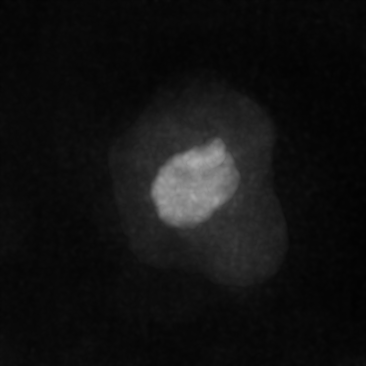
#> input picture proto/test_data/20250801_experimentA_1/Cell/2024-01-21_SD2_63X_bin1_gra-GFP_E122_MO12_10hpf-1.tif, 366 x 366 px; its folder holds only this picture in this run
$ python -i features.py   (imports and definitions only)
#> lines starting #> are read from the running program, lines starting #| are printed output that depends on the picture; after the words box and inside, x2 and y2 are one past the last pixel; in counts of white or black regions, pixels touching at a corner belong together
import numpy as np
from scipy import ndimage
import functools
from typing import Callable, Union, Any
from skimage import measure
from scipy.fft import fft
from skimage.measure import regionprops, manders_coloc_coeff, find_contours
from scipy.spatial import cKDTree
from scipy import stats


def catch_error(default_value: Union[float, tuple, list] = np.nan):
    """
    Decorator that catches exceptions and returns NaN or specified default value.

    Args:
        default_value: Value to return on error (default: np.nan)
    """

    def decorator(func: Callable) -> Callable:
        @functools.wraps(func)
        def wrapper(*args, **kwargs) -> Any:
            try:
                return func(*args, **kwargs)
            except Exception as e:
                # Log the error if needed
                print(f"Error in {func.__name__}: {e}")
                return default_value

        return wrapper

    return decorator


def get_centroid(binary_mask):
    return ndimage.center_of_mass(binary_mask)


# [114 lines left out: functions min_distance_to_object, centroid_distance_to_nucleus, edge_distance_to_nucleus, nuclear_distance_features, touch_area, iou, not called in this run]


def spherical_volume(mask):
    """
    Calculate the volume of a sphere given its surface area.
    :return:
    """
    area = np.sum(mask)
    return (4 / 3) * np.pi * (np.sqrt(area / np.pi)) ** 3


@catch_error()
def get_aspect_ratio(binary_mask):
    """
    Calculate aspect ratio of a binary blob.

    Args:
        binary_mask: 2D binary array where blob pixels are True/1

    Returns:
        float: Aspect ratio (major_axis_length / minor_axis_length)
    """
    # Label the binary mask (required for regionprops)
    labeled_mask = binary_mask.astype(int)

    # Get region properties
    props = regionprops(labeled_mask)

    if len(props) == 0:
        return np.nan

    # Get the first (and should be only) region
    region = props[0]

    # Calculate aspect ratio
    major_axis = region.axis_major_length
    minor_axis = region.axis_minor_length

    if minor_axis == 0:
        return np.nan

    aspect_ratio = major_axis / minor_axis
    return aspect_ratio


# Updated ellipsoid_volume function
@catch_error(default_value=[])
def ellipsoid_volume(mask):
    """
    Calculate the volume of an ellipsoid given its surface area and aspect ratio.
    returns: a tuple of (prolate_volume, oblate_volume) where:
        - prolate_volume assumes the major axis is the longest dimension (like a rugby ball)
        - oblate_volume assumes the minor axis is the longest dimension (like a lentil)
    """

    area = np.sum(mask)
    aspect_ratio = get_aspect_ratio(mask)

    # Calculate ellipsoid volumes
    base_radius = np.sqrt(area / (np.pi * aspect_ratio))
    return (4 / 3) * np.pi * base_radius**3 * aspect_ratio, (
        4 / 3
    ) * np.pi * base_radius**3 / aspect_ratio


# [159 lines left out: functions nuclear_periphery, basic_granule_features, morans_i, intensity_granule_features, not called in this run]


def advanced_granule_features(granule_label_image):
    """
    Calculate advanced features for each granule in the granule label image, such as solidity and convexity and the fourfourier series of the granule boundary.
    """
    data = []
    region_props = measure.regionprops(granule_label_image)

    fourier_series_data = granule_fourier_series(granule_label_image, n_harmonics=25)

    for granule_lbl in region_props:
        granule_data = {
            "GranuleIndex": granule_lbl.label,
            "GranuleSolidity": granule_lbl.solidity,
            "GranuleConvexity": granule_lbl.convex_area / granule_lbl.area
            if granule_lbl.area > 0
            else np.nan,
            "SphericalVolume": spherical_volume(granule_lbl.image),
            "EllipsoidVolumeProlate": ellipsoid_volume(granule_lbl.image)[0],
            "EllipsoidVolumeOblate": ellipsoid_volume(granule_lbl.image)[1],
        }

        # Add Fourier series data for this granule
        fourier_data = next(
            (
                item
                for item in fourier_series_data
                if item["GranuleIndex"] == granule_lbl.label
            ),
            None,
        )
        if fourier_data:
            granule_data.update(fourier_data)

        data.append(granule_data)
    return data


def polar_to_fourier_series(binary_mask, n_harmonics=25):
    """
    Generate Fourier series from polar coordinate data (angles and distances).

        :param binary_mask: binary mask of a single blob (granule)
        :param n_harmonics: Number of Fourier harmonics to keep
    """
    # Sort by angle to ensure proper ordering
    contours = measure.find_contours(binary_mask.astype(float), 0.5)

    if len(contours) == 0:
        return np.nan

    # Use the longest contour (main boundary)
    boundary = contours[0]

    # Get centroid
    centroid = ndimage.center_of_mass(binary_mask)
    cy, cx = centroid

    # Extract boundary coordinates
    y_coords = boundary[:, 0]
    x_coords = boundary[:, 1]

    # Calculate distances from centroid to each boundary point
    distances = np.sqrt((y_coords - cy) ** 2 + (x_coords - cx) ** 2)

    # Calculate angles from centroid to each boundary point
    angles = np.arctan2(y_coords - cy, x_coords - cx)

    # Convert angles to degrees
    angles = np.degrees(angles)
    angles = np.mod(angles, 360)  # Normalize angles to [0, 360)

    sorted_indices = np.argsort(angles)
    angles_sorted = angles[sorted_indices]
    distances_sorted = distances[sorted_indices]

    # Interpolate to uniform angular spacing
    uniform_angles = np.linspace(0, 360, len(distances_sorted), endpoint=False)
    uniform_distances = np.interp(uniform_angles, angles_sorted, distances_sorted)

    # Apply FFT
    fourier_coeffs = fft(uniform_distances)
    out_dict = {}

    max_harmonics = min(n_harmonics, len(fourier_coeffs))
    for i in range(max_harmonics):
        # Store both magnitude and phase instead of just real part
        out_dict[f"FourierMagnitudeH{i}"] = np.abs(fourier_coeffs[i])
        out_dict[f"FourierPhaseH{i}"] = np.angle(fourier_coeffs[i])

        # Or store the full complex coefficient
        out_dict[f"FourierCoeffH{i}"] = fourier_coeffs[i]

    return out_dict


def granule_fourier_series(granule_label_image, n_harmonics=50):
    """

    :param n_harmonics:
    :param granule_label_image:
    :return:
    """

    data = []
    # Find the unique labels in the granule segmentation
    unique_labels = np.unique(granule_label_image)
    for label in unique_labels:
        if label == 0:  # Skip background
            continue

        # Create a binary mask for the current granule
        binary_mask = ()

        # Get Fourier series for the current granule
        fourier_data = polar_to_fourier_series(
            granule_label_image == label, n_harmonics=n_harmonics
        )

        # Add label to the output dictionary
        fourier_data["GranuleIndex"] = label

        data.append(fourier_data)
    return data


# [110 lines left out: functions hexagonality, threshold_parameters, manders_across_percentiles, not called in this run]


@catch_error()
def manders(img, segmentation, mask=None):
    return manders_coloc_coeff(img, segmentation > 0, mask=mask)


# [198 lines left out: functions pearsons, relative_nuclear_distance, granule_to_cytoplasm_intensity_ratio, not called in this run]

>>> import cv2
>>> picture = cv2.imread('proto/test_data/20250801_experimentA_1/Cell/2024-01-21_SD2_63X_bin1_gra-GFP_E122_MO12_10hpf-1.tif', cv2.IMREAD_GRAYSCALE)
#> picture is the input picture: shape (366, 366); min 2, max 171, mean 17.9
>>> result = advanced_granule_features(picture)
#> in advanced_granule_features, `region_props = measure.regionprops(granule_label_image)`: region_props = 170 regions; largest, box (x1, y1, x2, y2) and area: (0, 0, 366, 366) 18807, (0, 0, 366, 366) 17836, (0, 0, 366, 366) 14162, (0, 0, 366, 366) 12259, (0, 0, 366, 366) 9752
#> in granule_fourier_series, `unique_labels = np.unique(granule_label_image)`: unique_labels = 170 values from 2 to 171
#> the loop in granule_fourier_series, `for label in unique_labels:` made 170 passes
#> (contours in polar_to_fourier_series, cy in polar_to_fourier_series, cx in polar_to_fourier_series, y_coords in polar_to_fourier_series, x_coords in polar_to_fourier_series, distances in polar_to_fourier_series, angles in polar_to_fourier_series, sorted_indices in polar_to_fourier_series) on passes 7, 9: (1316 point arrays, longest 593 points, 171.7, 161.9, [0, 1, 2, 2.5, 2, 1, 0], [5.5, 5.5, 5.5, 5, 4.5, 4.5, 4.5], [232.2, 231.5, 230.7, 230.7, 231.4, 232.1, 232.9], [227.7, 227.5, 227.3, 227.2, 227.2, 227.3, 227.5], [4, 3, 5, 2, 6, 1, 0]), (1449 point arrays, longest 332 points, 207.8, 124.3, [1.5, 1, 0.5, 1, 1.5], [7, 6.5, 7, 7.5, 7], [237.4, 238.1, 238.2, 237.6, 237.4], [240.4, 240.3, 240.5, 240.5, 240.4], [1, 0, 4, 2, 3])
#> the loop in advanced_granule_features, `for granule_lbl in region_props:` made 170 passes
#> pass 2, in get_aspect_ratio (call 3), `labeled_mask = binary_mask.astype(int)`:
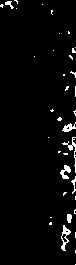
#> labeled_mask: shape (265, 76) int64; values 0 (black) and 1 (white), 3.2% white in thin lines or dots
#> pass 3, in get_aspect_ratio (call 5), `labeled_mask = binary_mask.astype(int)`:
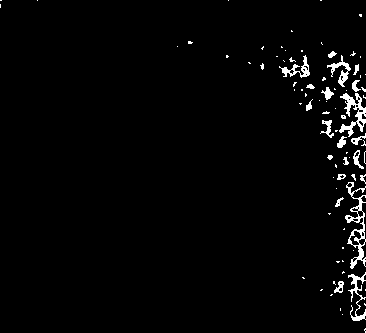
#> labeled_mask: shape (333, 366) int64; values 0 (black) and 1 (white), 2.3% white; 85 white regions (64 under 20 px), largest, box (x1, y1, x2, y2) and area: (345, 182, 366, 269) 559, (339, 93, 366, 137) 457, (348, 272, 366, 321) 283
